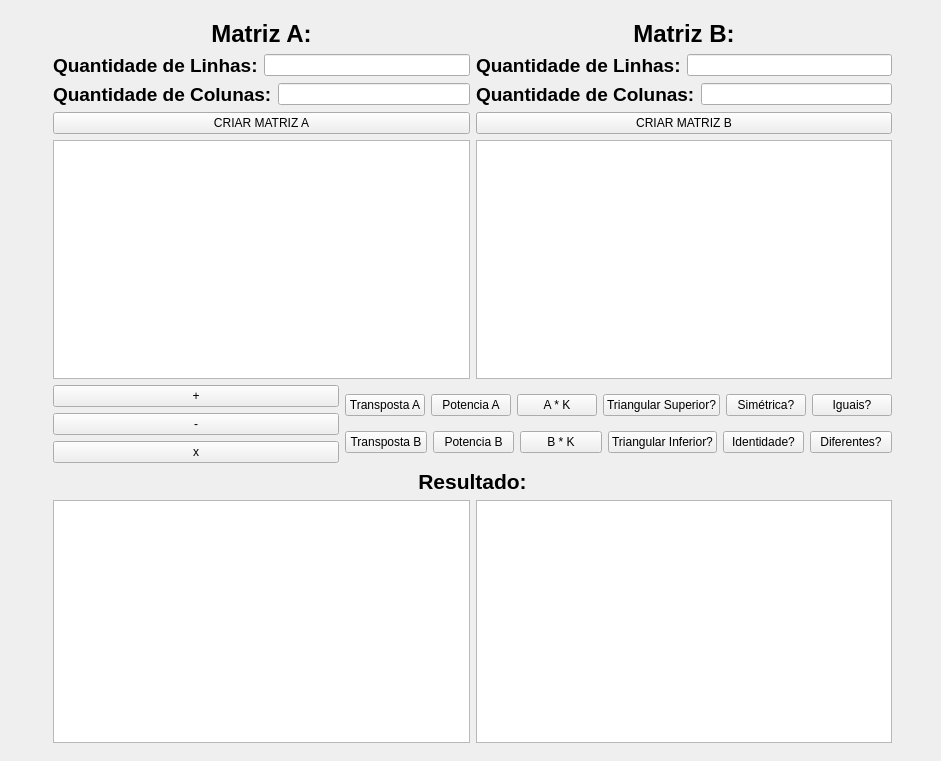
<?xml version="1.0" encoding="UTF-8"?>
<ui version="4.0">
 <class>MainWindow</class>
 <widget class="QMainWindow" name="MainWindow">
  <property name="geometry">
   <rect>
    <x>0</x>
    <y>0</y>
    <width>941</width>
    <height>761</height>
   </rect>
  </property>
  <property name="windowTitle">
   <string>MainWindow</string>
  </property>
  <widget class="QWidget" name="centralwidget">
   <widget class="QWidget" name="">
    <property name="geometry">
     <rect>
      <x>53</x>
      <y>20</y>
      <width>839</width>
      <height>723</height>
     </rect>
    </property>
    <layout class="QVBoxLayout" name="verticalLayout_9">
     <item>
      <layout class="QHBoxLayout" name="horizontalLayout_9">
       <item>
        <layout class="QVBoxLayout" name="verticalLayout_7">
         <item>
          <layout class="QVBoxLayout" name="verticalLayout_5">
           <item>
            <widget class="QLabel" name="label">
             <property name="text">
              <string>&lt;html&gt;&lt;head/&gt;&lt;body&gt;&lt;p align=&quot;center&quot;&gt;&lt;span style=&quot; font-size:18pt; font-weight:600;&quot;&gt;Matriz A:&lt;/span&gt;&lt;/p&gt;&lt;/body&gt;&lt;/html&gt;</string>
             </property>
            </widget>
           </item>
           <item>
            <layout class="QHBoxLayout" name="horizontalLayout_5">
             <item>
              <widget class="QLabel" name="label_2">
               <property name="text">
                <string>&lt;html&gt;&lt;head/&gt;&lt;body&gt;&lt;p&gt;&lt;span style=&quot; font-size:14pt; font-weight:600;&quot;&gt;Quantidade de Linhas:&lt;/span&gt;&lt;/p&gt;&lt;/body&gt;&lt;/html&gt;</string>
               </property>
              </widget>
             </item>
             <item>
              <widget class="QLineEdit" name="lineEdit_QtdLinhasMatrizA"/>
             </item>
            </layout>
           </item>
           <item>
            <layout class="QHBoxLayout" name="horizontalLayout_6">
             <item>
              <widget class="QLabel" name="label_3">
               <property name="text">
                <string>&lt;html&gt;&lt;head/&gt;&lt;body&gt;&lt;p&gt;&lt;span style=&quot; font-size:14pt; font-weight:600;&quot;&gt;Quantidade de Colunas:&lt;/span&gt;&lt;/p&gt;&lt;/body&gt;&lt;/html&gt;</string>
               </property>
              </widget>
             </item>
             <item>
              <widget class="QLineEdit" name="lineEdit_QtdColunasMatrizA"/>
             </item>
            </layout>
           </item>
           <item>
            <widget class="QPushButton" name="pushButton_CriarMatrizA">
             <property name="cursor">
              <cursorShape>PointingHandCursor</cursorShape>
             </property>
             <property name="text">
              <string>CRIAR MATRIZ A</string>
             </property>
            </widget>
           </item>
          </layout>
         </item>
         <item>
          <widget class="QTextEdit" name="textEdit_MatrizA"/>
         </item>
        </layout>
       </item>
       <item>
        <layout class="QVBoxLayout" name="verticalLayout_8">
         <item>
          <layout class="QVBoxLayout" name="verticalLayout_6">
           <item>
            <widget class="QLabel" name="label_5">
             <property name="text">
              <string>&lt;html&gt;&lt;head/&gt;&lt;body&gt;&lt;p align=&quot;center&quot;&gt;&lt;span style=&quot; font-size:18pt; font-weight:600;&quot;&gt;Matriz B:&lt;/span&gt;&lt;/p&gt;&lt;/body&gt;&lt;/html&gt;</string>
             </property>
            </widget>
           </item>
           <item>
            <layout class="QHBoxLayout" name="horizontalLayout_7">
             <item>
              <widget class="QLabel" name="label_6">
               <property name="text">
                <string>&lt;html&gt;&lt;head/&gt;&lt;body&gt;&lt;p&gt;&lt;span style=&quot; font-size:14pt; font-weight:600;&quot;&gt;Quantidade de Linhas:&lt;/span&gt;&lt;/p&gt;&lt;/body&gt;&lt;/html&gt;</string>
               </property>
              </widget>
             </item>
             <item>
              <widget class="QLineEdit" name="lineEdit_QtdLinhasMatrizB"/>
             </item>
            </layout>
           </item>
           <item>
            <layout class="QHBoxLayout" name="horizontalLayout_8">
             <item>
              <widget class="QLabel" name="label_7">
               <property name="text">
                <string>&lt;html&gt;&lt;head/&gt;&lt;body&gt;&lt;p&gt;&lt;span style=&quot; font-size:14pt; font-weight:600;&quot;&gt;Quantidade de Colunas:&lt;/span&gt;&lt;/p&gt;&lt;/body&gt;&lt;/html&gt;</string>
               </property>
              </widget>
             </item>
             <item>
              <widget class="QLineEdit" name="lineEdit_QtdColunasMatrizB"/>
             </item>
            </layout>
           </item>
           <item>
            <widget class="QPushButton" name="pushButton_CriarMatrizB">
             <property name="cursor">
              <cursorShape>PointingHandCursor</cursorShape>
             </property>
             <property name="text">
              <string>CRIAR MATRIZ B</string>
             </property>
            </widget>
           </item>
          </layout>
         </item>
         <item>
          <widget class="QTextEdit" name="textEdit_MatrizB"/>
         </item>
        </layout>
       </item>
      </layout>
     </item>
     <item>
      <layout class="QVBoxLayout" name="verticalLayout_4">
       <item>
        <layout class="QHBoxLayout" name="horizontalLayout_3">
         <item>
          <layout class="QVBoxLayout" name="verticalLayout">
           <item>
            <widget class="QPushButton" name="pushButton_Adicao">
             <property name="cursor">
              <cursorShape>PointingHandCursor</cursorShape>
             </property>
             <property name="text">
              <string>+</string>
             </property>
            </widget>
           </item>
           <item>
            <widget class="QPushButton" name="pushButton_Subtracao">
             <property name="cursor">
              <cursorShape>PointingHandCursor</cursorShape>
             </property>
             <property name="text">
              <string>-</string>
             </property>
            </widget>
           </item>
           <item>
            <widget class="QPushButton" name="pushButton_Multiplicacao">
             <property name="cursor">
              <cursorShape>PointingHandCursor</cursorShape>
             </property>
             <property name="text">
              <string>x</string>
             </property>
            </widget>
           </item>
          </layout>
         </item>
         <item>
          <layout class="QVBoxLayout" name="verticalLayout_2">
           <item>
            <layout class="QHBoxLayout" name="horizontalLayout">
             <item>
              <widget class="QPushButton" name="pushButton_TranspostaA">
               <property name="cursor">
                <cursorShape>PointingHandCursor</cursorShape>
               </property>
               <property name="text">
                <string>Transposta A</string>
               </property>
              </widget>
             </item>
             <item>
              <widget class="QPushButton" name="pushButton_PotenciaMatrizA">
               <property name="cursor">
                <cursorShape>PointingHandCursor</cursorShape>
               </property>
               <property name="text">
                <string>Potencia A</string>
               </property>
              </widget>
             </item>
             <item>
              <widget class="QPushButton" name="pushButton_MultiplicacaoMatrizAPorK">
               <property name="cursor">
                <cursorShape>PointingHandCursor</cursorShape>
               </property>
               <property name="text">
                <string>A * K</string>
               </property>
              </widget>
             </item>
             <item>
              <widget class="QPushButton" name="pushButton_ETriangularSuperior">
               <property name="cursor">
                <cursorShape>PointingHandCursor</cursorShape>
               </property>
               <property name="text">
                <string>Triangular Superior?</string>
               </property>
              </widget>
             </item>
             <item>
              <widget class="QPushButton" name="pushButton_ESimetrica">
               <property name="cursor">
                <cursorShape>PointingHandCursor</cursorShape>
               </property>
               <property name="text">
                <string>Simétrica?</string>
               </property>
              </widget>
             </item>
             <item>
              <widget class="QPushButton" name="pushButton_EIgual">
               <property name="cursor">
                <cursorShape>PointingHandCursor</cursorShape>
               </property>
               <property name="text">
                <string>Iguais?</string>
               </property>
              </widget>
             </item>
            </layout>
           </item>
           <item>
            <layout class="QHBoxLayout" name="horizontalLayout_2">
             <item>
              <widget class="QPushButton" name="pushButton_TranspostaB">
               <property name="cursor">
                <cursorShape>PointingHandCursor</cursorShape>
               </property>
               <property name="text">
                <string>Transposta B</string>
               </property>
              </widget>
             </item>
             <item>
              <widget class="QPushButton" name="pushButton_PotenciaMatrizB">
               <property name="cursor">
                <cursorShape>PointingHandCursor</cursorShape>
               </property>
               <property name="text">
                <string>Potencia B</string>
               </property>
              </widget>
             </item>
             <item>
              <widget class="QPushButton" name="pushButton_MultiplicacaoMatrizBPorK">
               <property name="cursor">
                <cursorShape>PointingHandCursor</cursorShape>
               </property>
               <property name="text">
                <string>B * K</string>
               </property>
              </widget>
             </item>
             <item>
              <widget class="QPushButton" name="pushButton_ETriangularInferior">
               <property name="cursor">
                <cursorShape>PointingHandCursor</cursorShape>
               </property>
               <property name="text">
                <string>Triangular Inferior?</string>
               </property>
              </widget>
             </item>
             <item>
              <widget class="QPushButton" name="pushButton_EIdentidade">
               <property name="cursor">
                <cursorShape>PointingHandCursor</cursorShape>
               </property>
               <property name="text">
                <string>Identidade?</string>
               </property>
              </widget>
             </item>
             <item>
              <widget class="QPushButton" name="pushButton_EDiferente">
               <property name="cursor">
                <cursorShape>PointingHandCursor</cursorShape>
               </property>
               <property name="text">
                <string>Diferentes?</string>
               </property>
              </widget>
             </item>
            </layout>
           </item>
          </layout>
         </item>
        </layout>
       </item>
       <item>
        <layout class="QVBoxLayout" name="verticalLayout_3">
         <item>
          <widget class="QLabel" name="label_13">
           <property name="text">
            <string>&lt;html&gt;&lt;head/&gt;&lt;body&gt;&lt;p align=&quot;center&quot;&gt;&lt;span style=&quot; font-size:16pt; font-weight:600;&quot;&gt;Resultado:&lt;/span&gt;&lt;/p&gt;&lt;/body&gt;&lt;/html&gt;</string>
           </property>
          </widget>
         </item>
         <item>
          <layout class="QHBoxLayout" name="horizontalLayout_4">
           <item>
            <widget class="QTextEdit" name="textEdit_ResultadosOperacoes"/>
           </item>
           <item>
            <widget class="QTextEdit" name="textEdit_ResultadosBool">
             <property name="font">
              <font>
               <pointsize>11</pointsize>
              </font>
             </property>
            </widget>
           </item>
          </layout>
         </item>
        </layout>
       </item>
      </layout>
     </item>
    </layout>
   </widget>
  </widget>
 </widget>
 <resources/>
 <connections/>
</ui>
